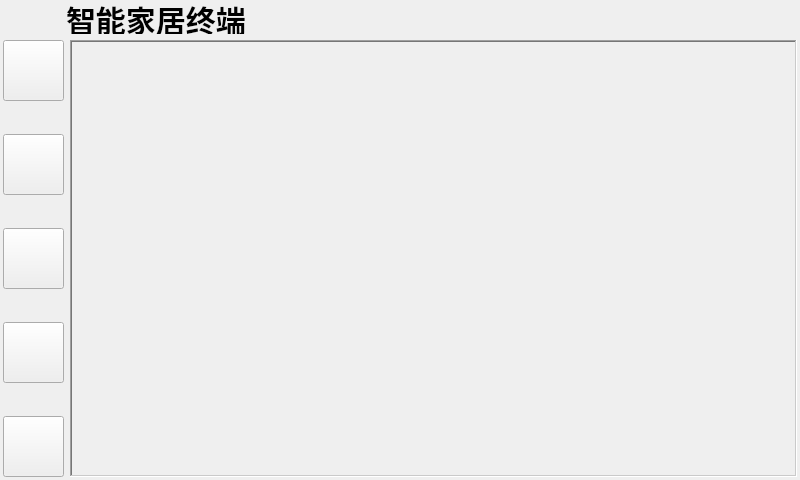
<?xml version="1.0" encoding="UTF-8"?>
<ui version="4.0">
 <class>HomeControlCenter</class>
 <widget class="QWidget" name="HomeControlCenter">
  <property name="geometry">
   <rect>
    <x>0</x>
    <y>0</y>
    <width>800</width>
    <height>480</height>
   </rect>
  </property>
  <property name="minimumSize">
   <size>
    <width>800</width>
    <height>480</height>
   </size>
  </property>
  <property name="maximumSize">
   <size>
    <width>1920</width>
    <height>1080</height>
   </size>
  </property>
  <property name="windowTitle">
   <string>mainWidget</string>
  </property>
  <property name="styleSheet">
   <string notr="true">QWidget#HomeControlCenter {
background: qlineargradient(
    x1: 0, y1: 1, x2: 1, y2: 0,
    stop: 0 #F8FAFD,
    stop: 0.5 #F2F5FA,
    stop: 1 #E6EEFF
);
 }</string>
  </property>
  <layout class="QGridLayout" name="gridLayout">
   <property name="leftMargin">
    <number>3</number>
   </property>
   <property name="topMargin">
    <number>3</number>
   </property>
   <property name="rightMargin">
    <number>3</number>
   </property>
   <property name="bottomMargin">
    <number>3</number>
   </property>
   <item row="0" column="0">
    <layout class="QVBoxLayout" name="verticalLayout" stretch="1,100">
     <item>
      <layout class="QHBoxLayout" name="topLayout" stretch="2,4,10,3">
       <item>
        <spacer name="horizontalSpacer_2">
         <property name="orientation">
          <enum>Qt::Horizontal</enum>
         </property>
         <property name="sizeHint" stdset="0">
          <size>
           <width>40</width>
           <height>20</height>
          </size>
         </property>
        </spacer>
       </item>
       <item>
        <widget class="QLabel" name="smartHomeTitle">
         <property name="minimumSize">
          <size>
           <width>181</width>
           <height>31</height>
          </size>
         </property>
         <property name="styleSheet">
          <string notr="true">QLabel{
    font-size: 30px;
    font-weight: 500;
}</string>
         </property>
         <property name="text">
          <string>智能家居终端</string>
         </property>
         <property name="alignment">
          <set>Qt::AlignLeading|Qt::AlignLeft|Qt::AlignVCenter</set>
         </property>
        </widget>
       </item>
       <item>
        <spacer name="horizontalSpacer">
         <property name="minimumSize">
          <size>
           <width>180</width>
           <height>0</height>
          </size>
         </property>
         <property name="orientation">
          <enum>Qt::Horizontal</enum>
         </property>
         <property name="sizeHint" stdset="0">
          <size>
           <width>177</width>
           <height>20</height>
          </size>
         </property>
        </spacer>
       </item>
       <item>
        <widget class="ClockWidget" name="clockwidget" native="true">
         <property name="minimumSize">
          <size>
           <width>230</width>
           <height>30</height>
          </size>
         </property>
        </widget>
       </item>
      </layout>
     </item>
     <item>
      <layout class="QHBoxLayout" name="mainLayout">
       <property name="bottomMargin">
        <number>0</number>
       </property>
       <item>
        <layout class="QVBoxLayout" name="pageBtnVerticalLayout">
         <item>
          <widget class="QPushButton" name="basicFuncUIBtn">
           <property name="minimumSize">
            <size>
             <width>61</width>
             <height>61</height>
            </size>
           </property>
           <property name="maximumSize">
            <size>
             <width>61</width>
             <height>61</height>
            </size>
           </property>
           <property name="styleSheet">
            <string notr="true">QPushButton {
   image: url(:/icon/icon/主界面.png);
}
</string>
           </property>
           <property name="text">
            <string/>
           </property>
           <property name="checkable">
            <bool>true</bool>
           </property>
           <property name="checked">
            <bool>false</bool>
           </property>
           <property name="autoExclusive">
            <bool>true</bool>
           </property>
          </widget>
         </item>
         <item>
          <spacer name="verticalSpacer">
           <property name="maximumSize">
            <size>
             <width>61</width>
             <height>61</height>
            </size>
           </property>
           <property name="orientation">
            <enum>Qt::Vertical</enum>
           </property>
           <property name="sizeHint" stdset="0">
            <size>
             <width>20</width>
             <height>40</height>
            </size>
           </property>
          </spacer>
         </item>
         <item>
          <widget class="QPushButton" name="musicPlayerBtn">
           <property name="minimumSize">
            <size>
             <width>61</width>
             <height>61</height>
            </size>
           </property>
           <property name="maximumSize">
            <size>
             <width>61</width>
             <height>61</height>
            </size>
           </property>
           <property name="styleSheet">
            <string notr="true">image: url(:/icon/icon/音乐界面.png);</string>
           </property>
           <property name="text">
            <string/>
           </property>
           <property name="checkable">
            <bool>true</bool>
           </property>
           <property name="autoExclusive">
            <bool>true</bool>
           </property>
          </widget>
         </item>
         <item>
          <spacer name="verticalSpacer_2">
           <property name="maximumSize">
            <size>
             <width>61</width>
             <height>61</height>
            </size>
           </property>
           <property name="orientation">
            <enum>Qt::Vertical</enum>
           </property>
           <property name="sizeHint" stdset="0">
            <size>
             <width>20</width>
             <height>40</height>
            </size>
           </property>
          </spacer>
         </item>
         <item>
          <widget class="QPushButton" name="videoPlayerBtn">
           <property name="minimumSize">
            <size>
             <width>61</width>
             <height>61</height>
            </size>
           </property>
           <property name="maximumSize">
            <size>
             <width>61</width>
             <height>61</height>
            </size>
           </property>
           <property name="styleSheet">
            <string notr="true">image: url(:/icon/icon/视频界面.png);</string>
           </property>
           <property name="text">
            <string/>
           </property>
           <property name="checkable">
            <bool>true</bool>
           </property>
           <property name="autoExclusive">
            <bool>true</bool>
           </property>
          </widget>
         </item>
         <item>
          <spacer name="verticalSpacer_3">
           <property name="maximumSize">
            <size>
             <width>61</width>
             <height>61</height>
            </size>
           </property>
           <property name="orientation">
            <enum>Qt::Vertical</enum>
           </property>
           <property name="sizeHint" stdset="0">
            <size>
             <width>20</width>
             <height>40</height>
            </size>
           </property>
          </spacer>
         </item>
         <item>
          <widget class="QPushButton" name="cameraBtn">
           <property name="minimumSize">
            <size>
             <width>61</width>
             <height>61</height>
            </size>
           </property>
           <property name="maximumSize">
            <size>
             <width>61</width>
             <height>61</height>
            </size>
           </property>
           <property name="styleSheet">
            <string notr="true">image: url(:/icon/icon/摄像界面.png);</string>
           </property>
           <property name="text">
            <string/>
           </property>
           <property name="checkable">
            <bool>true</bool>
           </property>
           <property name="autoExclusive">
            <bool>true</bool>
           </property>
          </widget>
         </item>
         <item>
          <spacer name="verticalSpacer_4">
           <property name="maximumSize">
            <size>
             <width>61</width>
             <height>61</height>
            </size>
           </property>
           <property name="orientation">
            <enum>Qt::Vertical</enum>
           </property>
           <property name="sizeHint" stdset="0">
            <size>
             <width>20</width>
             <height>40</height>
            </size>
           </property>
          </spacer>
         </item>
         <item>
          <widget class="QPushButton" name="aiAssistantBtn">
           <property name="minimumSize">
            <size>
             <width>61</width>
             <height>61</height>
            </size>
           </property>
           <property name="maximumSize">
            <size>
             <width>61</width>
             <height>61</height>
            </size>
           </property>
           <property name="styleSheet">
            <string notr="true">image: url(:/icon/icon/AI界面.png);</string>
           </property>
           <property name="text">
            <string/>
           </property>
           <property name="checkable">
            <bool>true</bool>
           </property>
           <property name="autoExclusive">
            <bool>true</bool>
           </property>
          </widget>
         </item>
        </layout>
       </item>
       <item>
        <widget class="QFrame" name="mainViewFrame">
         <property name="minimumSize">
          <size>
           <width>0</width>
           <height>0</height>
          </size>
         </property>
         <property name="frameShape">
          <enum>QFrame::WinPanel</enum>
         </property>
         <property name="frameShadow">
          <enum>QFrame::Sunken</enum>
         </property>
         <property name="lineWidth">
          <number>2</number>
         </property>
         <layout class="QHBoxLayout" name="horizontalLayout">
          <property name="spacing">
           <number>3</number>
          </property>
          <property name="leftMargin">
           <number>3</number>
          </property>
          <property name="topMargin">
           <number>3</number>
          </property>
          <property name="rightMargin">
           <number>3</number>
          </property>
          <property name="bottomMargin">
           <number>3</number>
          </property>
          <item>
           <widget class="QStackedWidget" name="stackedWidget">
            <property name="styleSheet">
             <string notr="true"/>
            </property>
            <property name="currentIndex">
             <number>0</number>
            </property>
            <widget class="QWidget" name="page_0"/>
           </widget>
          </item>
         </layout>
        </widget>
       </item>
      </layout>
     </item>
    </layout>
   </item>
  </layout>
 </widget>
 <customwidgets>
  <customwidget>
   <class>ClockWidget</class>
   <extends>QWidget</extends>
   <header>library/clockwidget.h</header>
   <container>1</container>
  </customwidget>
 </customwidgets>
 <resources/>
 <connections/>
</ui>
